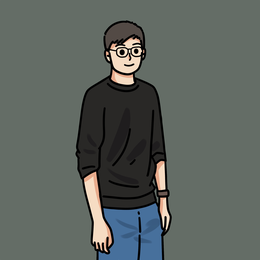
%> input picture ex2.4/avatar.png, 260 x 260 px, shrunk from 2341 x 2341 before the run
$ octave main.m   (GNU Octave 9; MATLAB toolbox functions it lacks are replaced by stand-ins)
%> lines starting %> are read from the running program, lines starting %| are printed output that depends on the picture; in (x1, y1, x2, y2) boxes, pixels count from 0 and x2, y2 are one past the last pixel; in counts of white or black regions, pixels touching at a corner belong together; the program's own positions count from 1
### ex2.4/my_filter.m
function new_img = my_filter(img, w)

[row, column] = size(img);
[filter_row, filter_column] = size(w);
img = double(img);

if length(size(img)) ~= 2
    disp("Error: not a grayscale image")
    return
end

row_padding = (filter_row - 1) / 2;
column_padding = (filter_column - 1) / 2;

temp = zeros(row + 2 * row_padding, column + 2 * column_padding);
result = zeros(row + 2 * row_padding, column + 2 * column_padding);
temp(row_padding + 1 : row + row_padding, column_padding + 1 : column + column_padding) = img;

for i = row_padding + 1 : row + row_padding
	for j = column_padding + 1 : column + column_padding
		result(i, j) = abs(sum(sum(temp(i - row_padding : i + row_padding, j - column_padding : j + column_padding) .* w)));
	end
end

new_img = uint8(result(row_padding + 1 : row + row_padding, column_padding + 1 : column + column_padding));

end

### ex2.4/medium_filter.m
function new_img = medium_filter(img)

[row, column] = size(img);

new_img = zeros(row, column);
img = double(img);
for i = 2:row-1
	for j = 2:column-1
		new_img(i, j) = median([img(i-1, j-1), img(i-1, j), img(i-1, j+1), img(i, j-1), img(i, j), img(i, j+1), img(i+1, j-1), img(i+1, j), img(i+1, j+1)]);
	end
end
new_img = uint8(new_img);

end

### ex2.4/laplacian_detector.m
function newimg = laplacian_detector(img)
    w = [0 1 0; 1 -4 1; 0 1 0];
    newimg = my_filter(img, w);
end

### ex2.4/main.m
img = imread("avatar.png");
%> img is the input picture: size 260x260x3 uint8; mean R, G, B 92.1, 99.1, 94.4
img = rgb2gray(img);
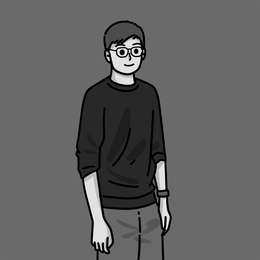
%> img: size 260x260 uint8; min 0, max 253, mean 96.8

img = my_filter(img, [0.0625 0.125 0.0625; 0.125 0.25 0.125; 0.0625 0.125 0.25]);
%> in my_filter, `temp(row_padding + 1 : row + row_padding, column_padding + 1 : column ..`:
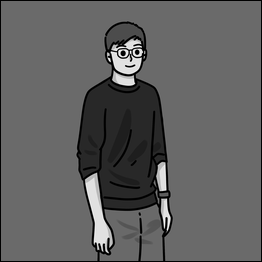
%> temp: size 262x262 double; min 0, max 253, mean 95.3
%> after the loop in my_filter, `for i = row_padding + 1 : row + row_padding`:
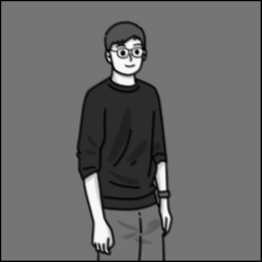
%> result: size 262x262 double; min 0, max 274.3, mean 112.7; drawn with min black and max white

res = laplacian_detector(img);
%> call 2 of my_filter, with w = [0 1 0; 1 -4 1; 0 1 0]
%> after the loop in my_filter (call 2), `for i = row_padding + 1 : row + row_padding`:
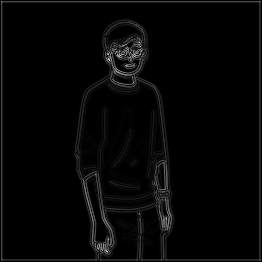
%> result: size 262x262 double; min 0, max 233, mean 5.6
%> in my_filter (call 2), `new_img = uint8(result(row_padding + 1 : row + row_padding, column_pad..`:
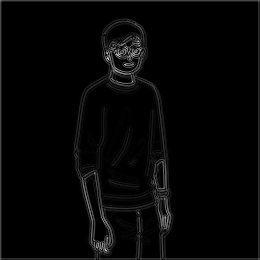
%> new_img: size 260x260 uint8; min 0, max 233, mean 5.7

th = 10;
res(res>th) = 255;
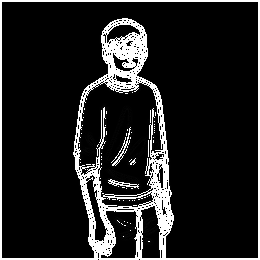
%> res: size 260x260 uint8; 13% of pixels changed, all inside (x1, y1, x2, y2) = (0, 0, 260, 260)
res(res<th) = 0;
%> res: size 260x260 uint8; 9.04% of pixels changed, all inside (x1, y1, x2, y2) = (71, 16, 176, 260)

res = medium_filter(res);
%> after the loop in medium_filter, `for i = 2:row-1`:
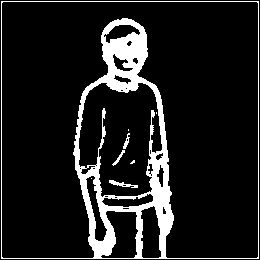
%> new_img: size 260x260 double; min 0, max 255, mean 30.8

imshow(res);
